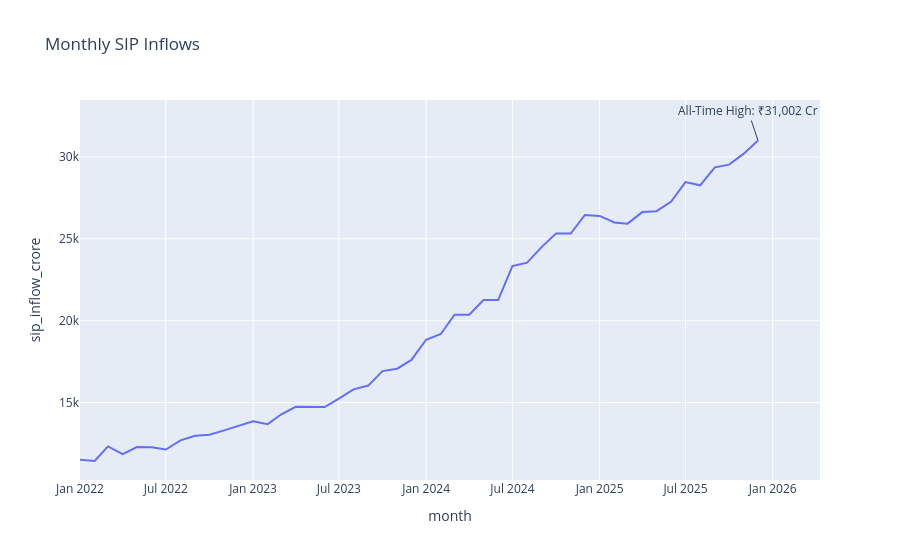

The code cell stored with this chart in its notebook:
### Code cell
fig = px.line(
    monthly_sip,
    x="month",
    y="sip_inflow_crore",
    title="Monthly SIP Inflows"
)

max_row = monthly_sip.loc[
    monthly_sip["sip_inflow_crore"].idxmax()
]

fig.add_annotation(
    x=max_row["month"].strftime("%Y-%m"),
    y=max_row["sip_inflow_crore"],
    text=f"All-Time High: ₹{max_row['sip_inflow_crore']:,.0f} Cr",
    showarrow=True
)

fig.show()

fig.write_image(
    charts_path / "sip_trend.png"
)

### Figure 1 — Plotly figure (JSON) as saved in the notebook; plotly's stock layout.template omitted (floating-point values rounded to 4 significant figures)
{"data": [{"hovertemplate": "month=%{x}<br>sip_inflow_crore=%{y}<extra></extra>", "legendgroup": "", "line": {"color": "#636efa", "dash": "solid"}, "marker": {"symbol": "circle"}, "mode": "lines", "name": "", "orientation": "v", "showlegend": false, "type": "scatter", "x": ["2022-01-01T00:00:00", "2022-02-01T00:00:00", "2022-03-01T00:00:00", "2022-04-01T00:00:00", "2022-05-01T00:00:00", "2022-06-01T00:00:00", "2022-07-01T00:00:00", "2022-08-01T00:00:00", "2022-09-01T00:00:00", "2022-10-01T00:00:00", "2022-11-01T00:00:00", "2022-12-01T00:00:00", "2023-01-01T00:00:00", "2023-02-01T00:00:00", "2023-03-01T00:00:00", "2023-04-01T00:00:00", "2023-05-01T00:00:00", "2023-06-01T00:00:00", "2023-07-01T00:00:00", "2023-08-01T00:00:00", "2023-09-01T00:00:00", "2023-10-01T00:00:00", "2023-11-01T00:00:00", "2023-12-01T00:00:00", "2024-01-01T00:00:00", "2024-02-01T00:00:00", "2024-03-01T00:00:00", "2024-04-01T00:00:00", "2024-05-01T00:00:00", "2024-06-01T00:00:00", "2024-07-01T00:00:00", "2024-08-01T00:00:00", "2024-09-01T00:00:00", "2024-10-01T00:00:00", "2024-11-01T00:00:00", "2024-12-01T00:00:00", "2025-01-01T00:00:00", "2025-02-01T00:00:00", "2025-03-01T00:00:00", "2025-04-01T00:00:00", "2025-05-01T00:00:00", "2025-06-01T00:00:00", "2025-07-01T00:00:00", "2025-08-01T00:00:00", "2025-09-01T00:00:00", "2025-10-01T00:00:00", "2025-11-01T00:00:00", "2025-12-01T00:00:00"], "xaxis": "x", "y": [11517, 11438, 12328, 11863, 12286, 12276, 12140, 12694, 12976, 13040, 13306, 13573, 13856, 13687, 14276, 14749, 14749, 14734, 15245, 15814, 16042, 16928, 17073, 17610, 18838, 19187, 20371, 20371, 21262, 21262, 23332, 23547, 24509, 25323, 25320, 26459, 26400, 25999, 25926, 26632, 26688, 27274, 28464, 28265, 29361, 29529, 30200, 31002], "yaxis": "y"}], "layout": {"annotations": [{"showarrow": true, "text": "All-Time High: ₹31,002 Cr", "x": "2025-12", "y": 31002}], "legend": {"tracegroupgap": 0}, "title": {"text": "Monthly SIP Inflows"}, "xaxis": {"anchor": "y", "domain": [0, 1], "title": {"text": "month"}}, "yaxis": {"anchor": "x", "domain": [0, 1], "title": {"text": "sip_inflow_crore"}}}}
